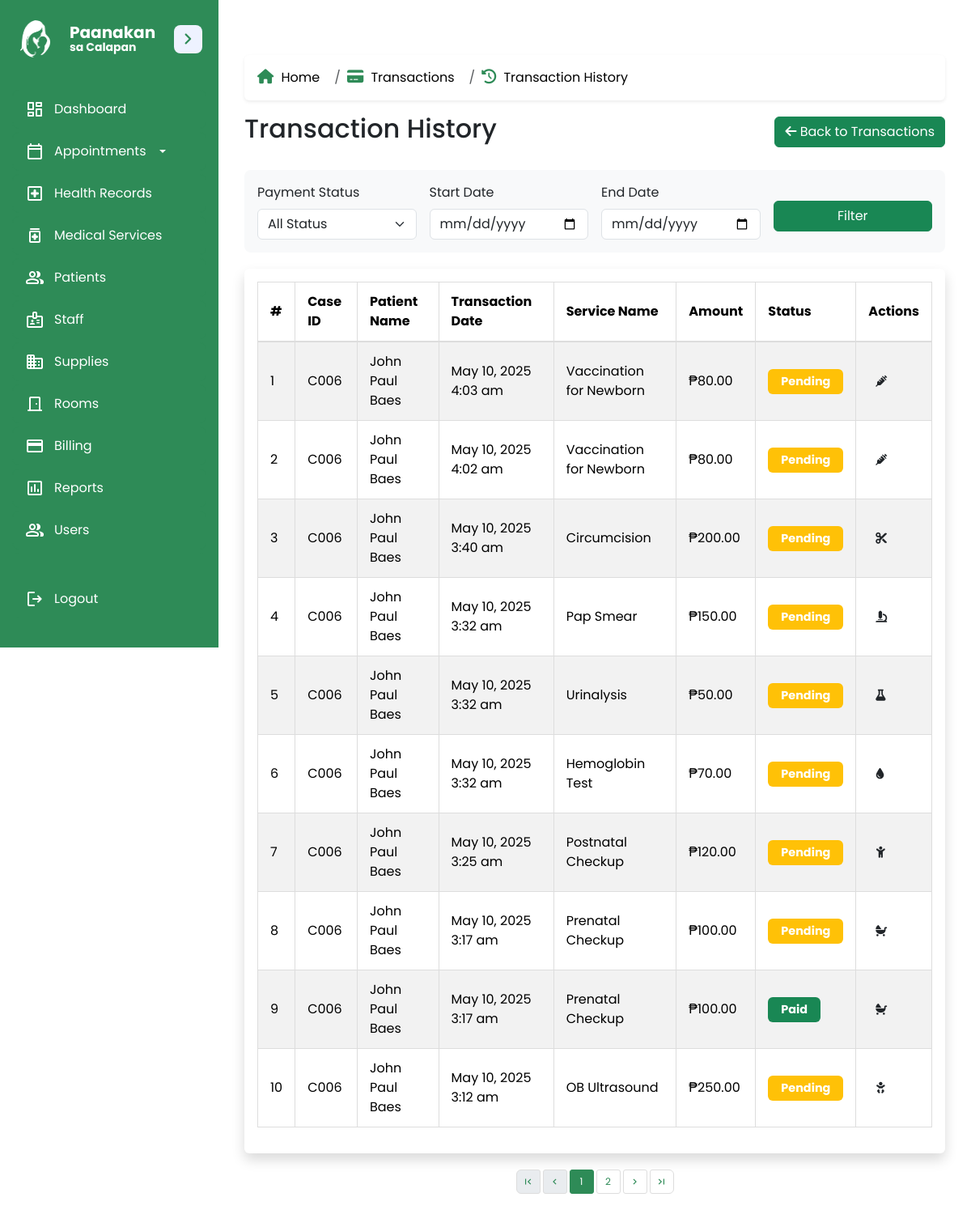
The app's page /admin/transaction_history.php (signed in) with its own data.
### tables this page shows
CREATE TABLE `medical_transactions` (
  `transaction_id` int(11) NOT NULL,
  `case_id` varchar(20) NOT NULL,
  `service_id` int(11) NOT NULL,
  `transaction_date` datetime NOT NULL,
  `amount` decimal(10,2) NOT NULL,
  `payment_status` text NOT NULL DEFAULT 'Pending',
  `diagnosis` text DEFAULT NULL,
  `results` text DEFAULT NULL
);

CREATE TABLE `medical_services` (
  `service_id` int(11) NOT NULL,
  `service_name` varchar(255) NOT NULL,
  `category` varchar(100) NOT NULL,
  `description` text DEFAULT NULL,
  `price` decimal(10,2) NOT NULL
);

### admin/transaction_history.php (the view, shortened to what this page needs)
<?php
$con = connection();
$con->setAttribute(PDO::ATTR_DEFAULT_FETCH_MODE, PDO::FETCH_ASSOC);
$status = isset($_GET['status']) ? $_GET['status'] : 'all';
$start_date = isset($_GET['start_date']) ? $_GET['start_date'] : '';
$end_date = isset($_GET['end_date']) ? $_GET['end_date'] : '';
$limit = 10;
$page = isset($_GET['page']) ? (int)$_GET['page'] : 1;
$offset = ($page - 1) * $limit;
$whereClause = "WHERE 1=1";
$countQuery = "SELECT COUNT(*) FROM medical_transactions t $whereClause";
$countStmt = $con->prepare($countQuery);
$countStmt->execute();
$totalCount = $countStmt->fetchColumn();
$totalPages = ceil($totalCount / $limit);
$query = "
    SELECT t.transaction_id, t.case_id, t.transaction_date, s.service_name, t.amount, t.payment_status,
           CONCAT(p.first_name, ' ', p.last_name) as patient_name
    FROM medical_transactions t
    LEFT JOIN medical_services s ON t.service_id = s.service_id
    LEFT JOIN patients p ON t.case_id = p.case_id
    $whereClause
    ORDER BY t.transaction_date DESC
    LIMIT :limit OFFSET :offset
";
$stmt = $con->prepare($query);
$stmt->bindParam(':limit', $limit, PDO::PARAM_INT);
$stmt->bindParam(':offset', $offset, PDO::PARAM_INT);
$stmt->execute();
$transactions = $stmt->fetchAll();
?>
<!DOCTYPE html>
<html lang="en">
<head>
    <link href="https://cdn.jsdelivr.net/npm/bootstrap@5.3.3/dist/css/bootstrap.min.css" rel="stylesheet">
    <link rel="stylesheet" href="https://cdnjs.cloudflare.com/ajax/libs/font-awesome/6.0.0-beta3/css/all.min.css">
    <link rel="stylesheet" href="../css/sidebar.css">
    <link rel="stylesheet" href="../css/components.css">
</head>
<body style="font-family: 'Poppins', sans-serif;">
    <div class="dashboard-container">
        <?php include '../sidebar.php'; ?>
        <main class="dashboard-main-content">
            <div class="container mt-5">
                <?php include '../admin/breadcrumb.php'; ?>
                <div class="d-flex justify-content-between align-items-center mb-4">
                    <h2>Transaction History</h2>
                    <a href="transactions.php" class="btn btn-success">
                        <i class="fas fa-arrow-left"></i> Back to Transactions
                    </a>
                </div>
                <div class="filter-container">
                    <form method="GET" class="row g-3">
                        <div class="col-md-3">
                            <label for="status" class="form-label">Payment Status</label>
                            <select class="form-select" name="status" id="status">
                                <option value="all" <?= $status === 'all' ? 'selected' : '' ?>>All Status</option>
                            </select>
                        </div>
                        <div class="col-md-3">
                            <label for="start_date" class="form-label">Start Date</label>
                            <input type="date" class="form-control" name="start_date" id="start_date" value="<?= $start_date ?>">
                        </div>
                        <div class="col-md-3">
                            <label for="end_date" class="form-label">End Date</label>
                            <input type="date" class="form-control" name="end_date" id="end_date" value="<?= $end_date ?>">
                        </div>
                        <div class="col-md-3 d-flex align-items-end">
                            <button type="submit" class="btn btn-success w-100">Filter</button>
                        </div>
                    </form>
                </div>
                <div class="table-container shadow rounded bg-white p-3">
                    <table class="table table-striped">
                        <thead>
                            <tr>
                                <th>#</th>
                                <th>Case ID</th>
                                <th>Patient Name</th>
                                <th>Transaction Date</th>
                                <th>Service Name</th>
                                <th>Amount</th>
                                <th>Status</th>
                                <th>Actions</th>
                            </tr>
                        </thead>
                        <tbody>
                            <?php if (empty($transactions)): ?>
                                <tr>
                                    <td colspan="7" class="text-center">No transactions found.</td>
                                </tr>
                            <?php else: ?>
                                <?php foreach ($transactions as $index => $transaction): ?>
                                    <tr>
                                        <td><?= (($page - 1) * $limit) + $index + 1 ?></td>
                                        <td><?= htmlspecialchars($transaction['case_id']) ?></td>
                                        <td><?= htmlspecialchars($transaction['patient_name']) ?></td>
                                        <td><?= (new DateTime($transaction['transaction_date']))->format('F j, Y g:i a') ?></td>
                                        <td><?= htmlspecialchars($transaction['service_name']) ?></td>
                                        <td>₱<?= number_format($transaction['amount'], 2) ?></td>
                                        <td>
                                            <span class="badge <?= $transaction['payment_status'] === 'Paid' ? 'bg-success' : 'bg-warning' ?> status-badge">
                                                <?= htmlspecialchars($transaction['payment_status']) ?>
                                            </span>
                                        </td>
                                        <td>
                                            <?php if ($transaction['service_name'] === 'Transvaginal Ultrasound'): ?>
                                                <a href="../healthrecords/ultrasound_report.php?case_id=<?= $transaction['case_id'] ?>&transaction_id=<?= $transaction['transaction_id'] ?>" class="btn btn-sm btn me-1" title="View Ultrasound Report">
                                                    <i class="fas fa-wave-square"></i>
                                                </a>
                                            <?php elseif ($transaction['service_name'] === 'OB Ultrasound'): ?>
                                                <a href="../healthrecords/ob_ultrasound_report.php?case_id=<?= $transaction['case_id'] ?>&transaction_id=<?= $transaction['transaction_id'] ?>" class="btn btn-sm btn me-1" title="View OB Ultrasound Report">
                                                    <i class="fas fa-baby"></i>
                                                </a>
                                            <?php elseif ($transaction['service_name'] === 'Pap Smear'): ?>
                                                <a href="../healthrecords/pap_smear_report.php?case_id=<?= $transaction['case_id'] ?>&transaction_id=<?= $transaction['transaction_id'] ?>" class="btn btn-sm btn me-1" title="View Pap Smear Report">
                                                    <i class="fas fa-microscope"></i>
                                                </a>
                                            <?php elseif ($transaction['service_name'] === 'Hemoglobin Test'): ?>
                                                <a href="../healthrecords/hemoglobin_report.php?case_id=<?= $transaction['case_id'] ?>&transaction_id=<?= $transaction['transaction_id'] ?>" class="btn btn-sm btn me-1" title="View Hemoglobin Report">
                                                    <i class="fas fa-tint"></i>
                                                </a>
                                            <?php elseif ($transaction['service_name'] === 'Urinalysis'): ?>
                                                <a href="../healthrecords/urinalysis_report.php?case_id=<?= $transaction['case_id'] ?>&transaction_id=<?= $transaction['transaction_id'] ?>" class="btn btn-sm btn me-1" title="View Urinalysis Report">
                                                    <i class="fas fa-flask"></i>
                                                </a>
                                            <?php elseif ($transaction['service_name'] === 'Circumcision'): ?>
                                                <a href="../healthrecords/circumcision_consent.php?case_id=<?= $transaction['case_id'] ?>&transaction_id=<?= $transaction['transaction_id'] ?>" class="btn btn-sm btn me-1" title="View Circumcision Consent">
                                                    <i class="fas fa-scissors"></i>
                                                </a>
                                            <?php elseif ($transaction['service_name'] === 'Prenatal Checkup'): ?>
                                                <a href="../healthrecords/prenatal_records.php?case_id=<?= $transaction['case_id'] ?>&transaction_id=<?= $transaction['transaction_id'] ?>" class="btn btn-sm btn me-1" title="View Prenatal Record">
                                                    <i class="fas fa-baby-carriage"></i>
                                                </a>
                                            <?php elseif ($transaction['service_name'] === 'Postnatal Checkup'): ?>
                                                <a href="../healthrecords/postnatal_records.php?case_id=<?= $transaction['case_id'] ?>&transaction_id=<?= $transaction['transaction_id'] ?>" class="btn btn-sm btn me-1" title="View Postnatal Record">
                                                    <i class="fas fa-child"></i>
                                                </a>
                                            <?php elseif ($transaction['service_name'] === 'Vaccination for Newborn'): ?>
                                                <a href="../healthrecords/vaccination_records.php?transaction_id=<?= $transaction['transaction_id'] ?>" class="btn btn-sm btn me-1" title="View Vaccination Record">
                                                    <i class="fas fa-syringe"></i>
                                                </a>
                                            <?php else: ?>
                                                <a href="records.php?case_id=<?= $transaction['case_id'] ?>&record_id=<?= $transaction['transaction_id'] ?>" class="btn btn-sm btn me-1" title="View Records">
                                                    <i class="fas fa-file-medical"></i>
                                                </a>
                                            <?php endif; ?>
                                        </td>
                                    </tr>
                                <?php endforeach; ?>
                            <?php endif; ?>
                        </tbody>
                    </table>
                </div>
                <nav class="mt-3">
                    <ul class="pagination justify-content-center">
                        <li class="page-item <?= $page <= 1 ? 'disabled' : '' ?>">
                            <a class="page-link" href="?page=1<?= $status !== 'all' ? '&status=' . $status : '' ?><?= $start_date ? '&start_date=' . $start_date : '' ?><?= $end_date ? '&end_date=' . $end_date : '' ?>" aria-label="First">
                                <span class="material-icons">first_page</span>
                            </a>
                        </li>
                        <li class="page-item <?= $page <= 1 ? 'disabled' : '' ?>">
                            <a class="page-link" href="?page=<?= $page - 1 ?><?= $status !== 'all' ? '&status=' . $status : '' ?><?= $start_date ? '&start_date=' . $start_date : '' ?><?= $end_date ? '&end_date=' . $end_date : '' ?>" aria-label="Previous">
                                <span class="material-icons">chevron_left</span>
                            </a>
                        </li>
                        <?php for ($i = max(1, $page - 2); $i <= min($totalPages, $page + 2); $i++): ?>
                            <li class="page-item <?= $i === $page ? 'active' : '' ?>">
                                <a class="page-link" href="?page=<?= $i ?><?= $status !== 'all' ? '&status=' . $status : '' ?><?= $start_date ? '&start_date=' . $start_date : '' ?><?= $end_date ? '&end_date=' . $end_date : '' ?>"><?= $i ?></a>
                            </li>
                        <?php endfor; ?>
                        <li class="page-item <?= $page >= $totalPages ? 'disabled' : '' ?>">
                            <a class="page-link" href="?page=<?= $page + 1 ?><?= $status !== 'all' ? '&status=' . $status : '' ?><?= $start_date ? '&start_date=' . $start_date : '' ?><?= $end_date ? '&end_date=' . $end_date : '' ?>" aria-label="Next">
                                <span class="material-icons">chevron_right</span>
                            </a>
                        </li>
                        <li class="page-item <?= $page >= $totalPages ? 'disabled' : '' ?>">
                            <a class="page-link" href="?page=<?= $totalPages ?><?= $status !== 'all' ? '&status=' . $status : '' ?><?= $start_date ? '&start_date=' . $start_date : '' ?><?= $end_date ? '&end_date=' . $end_date : '' ?>" aria-label="Last">
                                <span class="material-icons">last_page</span>
                            </a>
                        </li>
                    </ul>
                </nav>
            </div>
        </main>
    </div>
</body>
</html>

### css/sidebar.css (style rules this page uses)
* { margin: 0; padding: 0; box-sizing: border-box; font-family: "Poppins", sans-serif; }
body { min-height: 100vh; background: rgb(255, 255, 255); }
.dashboard-main-content { margin-left: 270px; transition: margin-left 0.4s ease-in-out; }

### css/components.css (style rules this page uses)
.dashboard-main-content { margin-left: 270px; padding: 20px; transition: margin-left 0.4s ease-in-out; }
.table-container { border-radius: 8px; box-shadow: 0px 4px 6px rgba(0, 0, 0, 0.1); overflow: hidden; background-color: #ffffff; padding: 20px; margin-top: 20px; }
.table-container table { width: 100%; border-collapse: collapse; border: 1px solid #ddd; }
.table-container thead { background-color: #f8f9fa; color: #333; font-weight: bold; border-bottom: 2px solid #ddd; }
.table-container tbody tr { border-bottom: 1px solid #ddd; transition: background-color 0.3s ease; }
.table-container th, .table-container td { padding: 12px 15px; text-align: left; vertical-align: middle; border-right: 1px solid #ddd; }
.table-container th:last-child, .table-container td:last-child { border-right: none; }
.table-container tbody tr:last-child td { border-bottom: none; }
.pagination { font-size: 12px; padding: 0; margin: 0; }
.pagination .page-item { margin: 0 2px; }
.pagination .page-link { display: flex; align-items: center; justify-content: center; width: 30px; height: 30px; font-size: 12px; padding: 0; border-radius: 3px; border: 1px solid #ddd; color: #2E8B57; transition: background-color 0.2s ease, color 0.2s ease; }
.pagination .page-item.active .page-link { background-color: #2E8B57; color: #ffffff; border-color: #2E8B57; }
.pagination .page-link span { font-size: 14px; }
form { margin: 0; }
.d-flex { display: flex; align-items: center; gap: 5px; }
.d-flex { display: flex; align-items: center; margin-bottom: 10px; }
.table-container { margin-bottom: 20px; }
.dashboard-container { max-width: 100%; overflow-x: hidden; margin: 0 auto; }
html, body { overflow-x: hidden; overflow-y: auto; margin: 0; padding: 0; width: 100%; height: 100%; }

### admin/transaction_history.php (style rules this page uses)
.filter-container { background-color: #f8f9fa; padding: 1rem; border-radius: 0.5rem; margin-bottom: 1rem; }
.status-badge { font-size: 0.9rem; padding: 0.5rem 1rem; }

### records on screen
medical_transactions: index "1", case "C006", patient_name "John Paul Baes", transaction_date "May 10, 2025 4:03 am", service.service_name "Vaccination for Newborn", amount "80.00", payment_status "Pending"
medical_transactions: index "2", case "C006", patient_name "John Paul Baes", transaction_date "May 10, 2025 4:02 am", service.service_name "Vaccination for Newborn", amount "80.00", payment_status "Pending"
medical_transactions: index "3", case "C006", patient_name "John Paul Baes", transaction_date "May 10, 2025 3:40 am", service.service_name "Circumcision", amount "200.00", payment_status "Pending"
medical_transactions: index "4", case "C006", patient_name "John Paul Baes", transaction_date "May 10, 2025 3:32 am", service.service_name "Pap Smear", amount "150.00", payment_status "Pending"
medical_transactions: index "5", case "C006", patient_name "John Paul Baes", transaction_date "May 10, 2025 3:32 am", service.service_name "Urinalysis", amount "50.00", payment_status "Pending"
medical_transactions: index "6", case "C006", patient_name "John Paul Baes", transaction_date "May 10, 2025 3:32 am", service.service_name "Hemoglobin Test", amount "70.00", payment_status "Pending"
medical_transactions: index "7", case "C006", patient_name "John Paul Baes", transaction_date "May 10, 2025 3:25 am", service.service_name "Postnatal Checkup", amount "120.00", payment_status "Pending"
medical_transactions: index "8", case "C006", patient_name "John Paul Baes", transaction_date "May 10, 2025 3:17 am", service.service_name "Prenatal Checkup", amount "100.00", payment_status "Pending"
medical_transactions: index "9", case "C006", patient_name "John Paul Baes", transaction_date "May 10, 2025 3:17 am", service.service_name "Prenatal Checkup", amount "100.00", payment_status "Paid"
medical_transactions: index "10", case "C006", patient_name "John Paul Baes", transaction_date "May 10, 2025 3:12 am", service.service_name "OB Ultrasound", amount "250.00", payment_status "Pending"

### other values on screen
$name "Home"
$name "Transactions"
$name "Transaction History"
